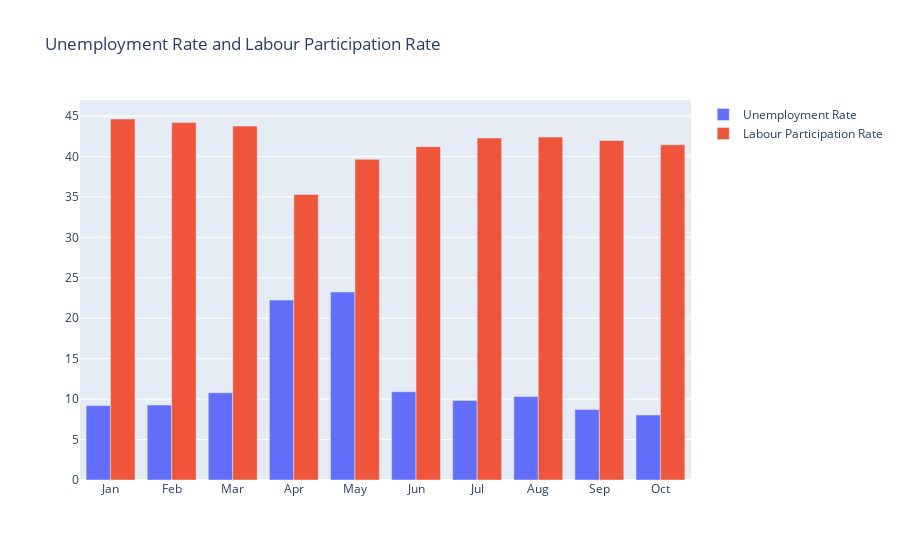

The code cell stored with this chart in its notebook:
### Code cell
# --- Explication de cette cellule ---
# Bar plot of umemployment rate and labour participation rate
month=data22.month
unemployment_rate=data22['estimated unemployment rate']
labour_participation_rate=data22['estimated labour participation rate']

fig=go.Figure()

fig.add_trace(go.Bar(x=month,y=unemployment_rate,name='Unemployment Rate'))
fig.add_trace(go.Bar(x=month,y=labour_participation_rate,name='Labour Participation Rate'))

fig.update_layout(title='Unemployment Rate and Labour Participation Rate',xaxis={'categoryorder':'array','categoryarray':['Jan','Feb','Mar','Apr','May','Jun','Jul','Aug','Sep','Oct']})
fig.show()

### Figure 1 — Plotly figure (JSON) as saved in the notebook; plotly's stock layout.template omitted (floating-point values rounded to 4 significant figures)
{"data": [{"name": "Unemployment Rate", "type": "bar", "x": ["Apr", "Aug", "Feb", "Jan", "Jul", "Jun", "Mar", "May", "Oct", "Sep"], "y": [22.24, 10.31, 9.266, 9.197, 9.834, 10.91, 10.78, 23.24, 8.026, 8.706]}, {"name": "Labour Participation Rate", "type": "bar", "x": ["Apr", "Aug", "Feb", "Jan", "Jul", "Jun", "Mar", "May", "Oct", "Sep"], "y": [35.3, 42.39, 44.18, 44.63, 42.27, 41.2, 43.75, 39.65, 41.44, 41.97]}], "layout": {"title": {"text": "Unemployment Rate and Labour Participation Rate"}, "xaxis": {"categoryarray": ["Jan", "Feb", "Mar", "Apr", "May", "Jun", "Jul", "Aug", "Sep", "Oct"], "categoryorder": "array"}}}
